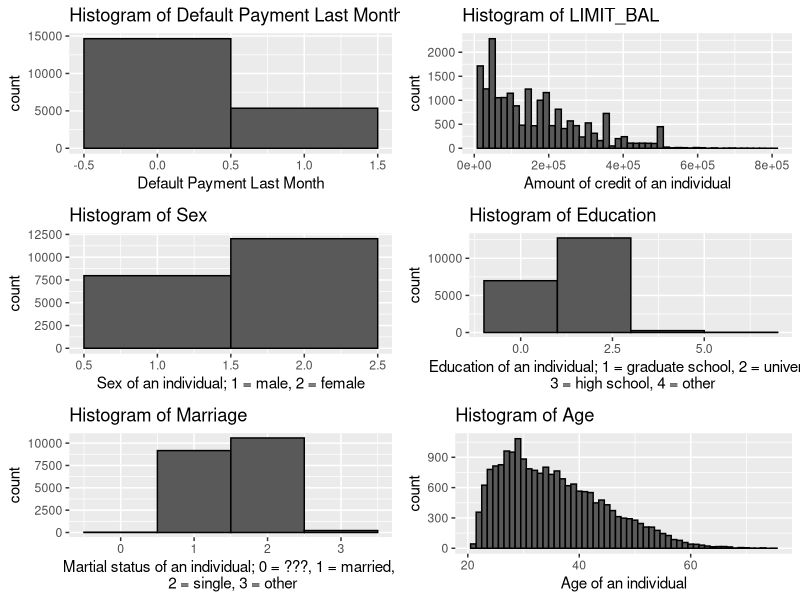
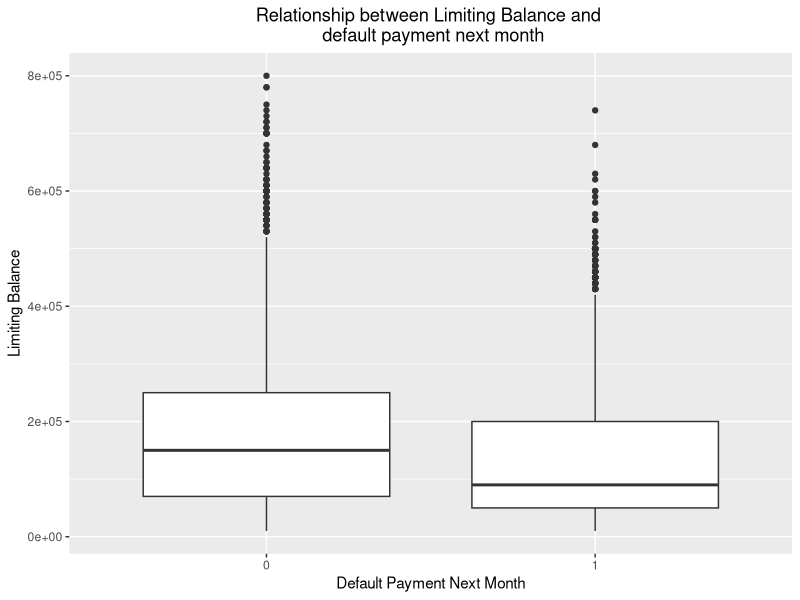
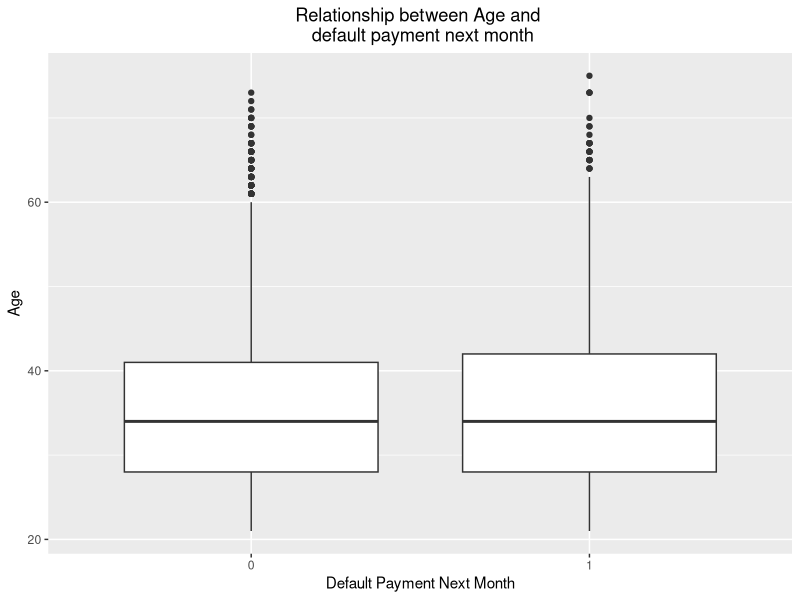
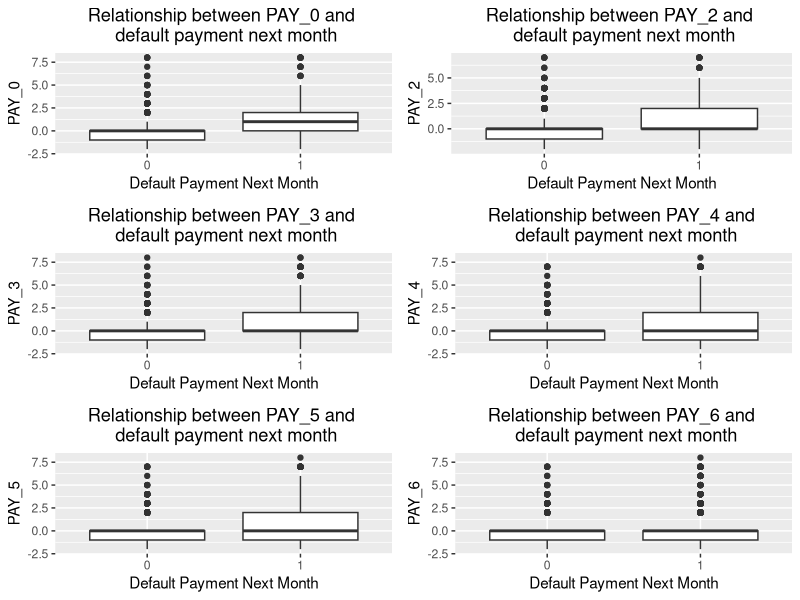
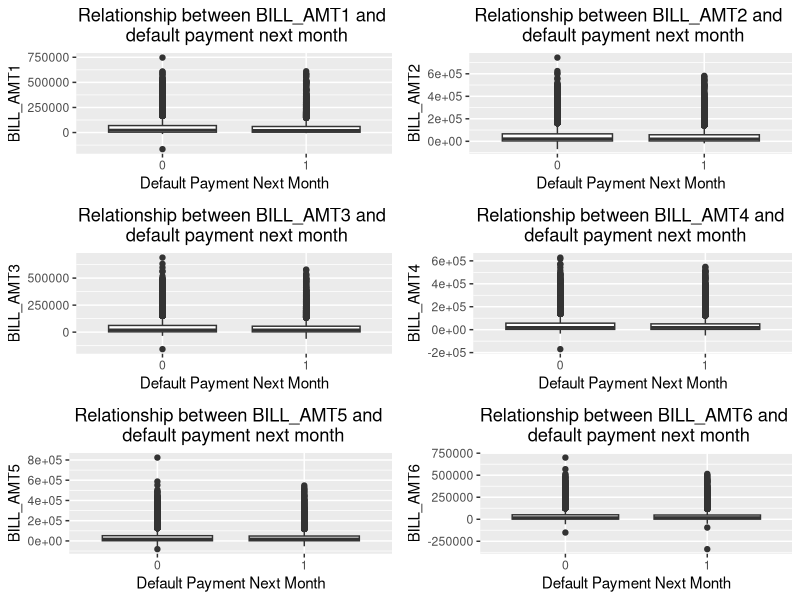
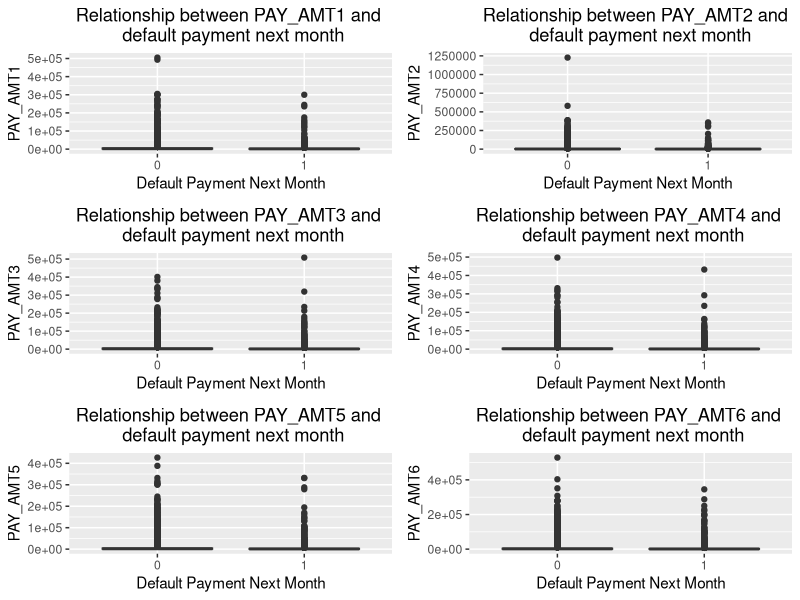
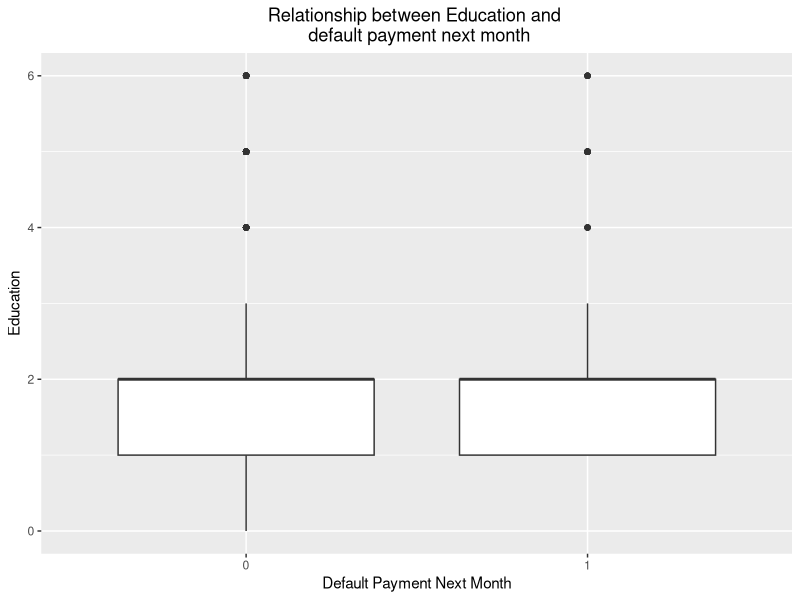
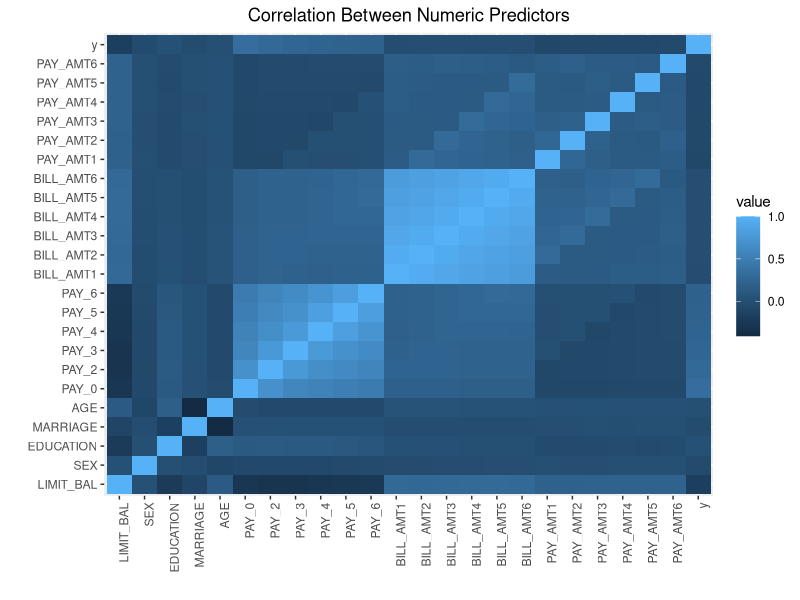

These charts were generated, in order, by the following R code:
## ---- chunk 1
knitr::opts_chunk$set(echo = TRUE)

# Import libraries
library(tidyverse)
library(gridExtra)
library(caret)
library(MASS)
library(kableExtra)
library(broom)
library(reshape2)
library(modelr)
library(mlbench)
library(Hmisc)
library(randomForest)
library(leaps)

setwd("E:/Documents/GitHub/SM3_Group_Project")
## ---- chunk 2
# Read in the headers
headers <- read.csv(file = "train.csv", skip=1, header=F, nrows=1, as.is=T)

# Read in complete dataset
dat <- read.csv(file = "train.csv", skip = 2, header = F)

# Add the headers to dataset
colnames(dat) <- headers

# Remove the ID field
dat <- dat[ ,-1]

# Rename response variable for brevity
names(dat)[ncol(dat)]<-"y"

# Split into training and test set

## ---- chunk 3
data.desc <- data.frame(sapply(dat, class))
colnames(data.desc) <- ("Variable Type")
## ---- chunk 4
# 
dat2 <- dat
dat2$SEX = as.factor(dat$SEX)
dat2$EDUCATION = as.factor(dat$EDUCATION)
dat2$MARRIAGE = as.factor(dat$MARRIAGE)
dat2$PAY_0 = as.factor(dat$PAY_0)
dat2$PAY_2 = as.factor(dat$PAY_2)
dat2$PAY_3 = as.factor(dat$PAY_3)
dat2$PAY_4 = as.factor(dat$PAY_4)
dat2$PAY_5 = as.factor(dat$PAY_5)
dat2$PAY_6 = as.factor(dat$PAY_6)
dat2$y = as.factor(dat$y)

data.desc.conv <- data.frame(sapply(dat2, class))
data.desc <- data.frame(data.desc,data.desc.conv)
colnames(data.desc) <- c("Raw Data Type", "Converted Data Type")
## ---- chunk 5

p1 <- ggplot(dat, aes(x = y)) +
  geom_histogram(bins = 2, col = "black") +
  ggtitle("Histogram of Default Payment Last Month (name?)") +
  xlab("Default Payment Last Month")

p2 <- ggplot(dat, aes(x = LIMIT_BAL)) +
  geom_histogram(bins = 50, col = "black") +
  ggtitle("Histogram of LIMIT_BAL") +
  xlab("Amount of credit of an individual")

p3 <- ggplot(dat, aes(x = SEX)) +
  geom_histogram(bins = 2, col = "black") +
  ggtitle("Histogram of Sex") +
  xlab("Sex of an individual; 1 = male, 2 = female")

p4 <- ggplot(dat, aes(x = EDUCATION)) +
  geom_histogram(bins = 4, col = "black") +
  ggtitle("Histogram of Education") +
  xlab("Education of an individual; 1 = graduate school, 2 = university, \n 3 = high school, 4 = other")

p5 <- ggplot(dat, aes(x = MARRIAGE)) +
  geom_histogram(bins = 4, col = "black") +
  ggtitle("Histogram of Marriage") +
  xlab("Martial status of an individual; 0 = ???, 1 = married, \n 2 = single, 3 = other")

p6 <- ggplot(dat, aes(x = AGE)) +
  geom_histogram(binwidth = 1, col = "black") +
  ggtitle("Histogram of Age") +
  xlab("Age of an individual")

# Output plots in 3x2 grid
grid.arrange(p1, p2, p3, p4, p5, p6, nrow = 3)
## ---- chunk 6
ggplot(aes(x=as.factor(y), y=LIMIT_BAL, group=y),data=dat) + geom_boxplot() + ggtitle("Relationship between Limiting Balance and \n default payment next month") + theme(plot.title = element_text(hjust = 0.5)) + ylab("Limiting Balance") + xlab("Default Payment Next Month")
## ---- chunk 7
print(median(dat$LIMIT_BAL[dat$y==0]))
print(median(dat$LIMIT_BAL[dat$y==1]))
## ---- chunk 8
ggplot(aes(x=as.factor(y), y=AGE, group=y),data=dat) + geom_boxplot() + ggtitle("Relationship between Age and \n default payment next month") + theme(plot.title = element_text(hjust = 0.5)) + ylab("Age") + xlab("Default Payment Next Month")
## ---- chunk 9
print(quantile(dat$AGE[dat$y==0]))
print(quantile(dat$AGE[dat$y==1]))
## ---- chunk 10
p1 <- ggplot(aes(x=as.factor(y), y=PAY_0, group=y),data=dat) + geom_boxplot() + ggtitle("Relationship between PAY_0 and \n default payment next month") + theme(plot.title = element_text(hjust = 0.5)) + ylab("PAY_0") + xlab("Default Payment Next Month")

p2 <- ggplot(aes(x=as.factor(y), y=PAY_2, group=y),data=dat) + geom_boxplot() + ggtitle("Relationship between PAY_2 and \n default payment next month") + theme(plot.title = element_text(hjust = 0.5)) + ylab("PAY_2") + xlab("Default Payment Next Month")

p3 <- ggplot(aes(x=as.factor(y), y=PAY_3, group=y),data=dat) + geom_boxplot() + ggtitle("Relationship between PAY_3 and \n default payment next month") + theme(plot.title = element_text(hjust = 0.5)) + ylab("PAY_3") + xlab("Default Payment Next Month")

p4 <- ggplot(aes(x=as.factor(y), y=PAY_4, group=y),data=dat) + geom_boxplot() + ggtitle("Relationship between PAY_4 and \n default payment next month") + theme(plot.title = element_text(hjust = 0.5)) + ylab("PAY_4") + xlab("Default Payment Next Month")

p5 <- ggplot(aes(x=as.factor(y), y=PAY_5, group=y),data=dat) + geom_boxplot() + ggtitle("Relationship between PAY_5 and \n default payment next month") + theme(plot.title = element_text(hjust = 0.5)) + ylab("PAY_5") + xlab("Default Payment Next Month")

p6 <- ggplot(aes(x=as.factor(y), y=PAY_6, group=y),data=dat) + geom_boxplot() + ggtitle("Relationship between PAY_6 and \n default payment next month") + theme(plot.title = element_text(hjust = 0.5)) + ylab("PAY_6") + xlab("Default Payment Next Month")

# Output plots in 3x2 grid
grid.arrange(p1, p2, p3, p4, p5, p6, nrow = 3)
## ---- chunk 11
p1 <- ggplot(aes(x=as.factor(y), y=BILL_AMT1, group=y),data=dat) + geom_boxplot() + ggtitle("Relationship between BILL_AMT1 and \n default payment next month") + theme(plot.title = element_text(hjust = 0.5)) + ylab("BILL_AMT1") + xlab("Default Payment Next Month")

p2 <- ggplot(aes(x=as.factor(y), y=BILL_AMT2, group=y),data=dat) + geom_boxplot() + ggtitle("Relationship between BILL_AMT2 and \n default payment next month") + theme(plot.title = element_text(hjust = 0.5)) + ylab("BILL_AMT2") + xlab("Default Payment Next Month")

p3 <- ggplot(aes(x=as.factor(y), y=BILL_AMT3, group=y),data=dat) + geom_boxplot() + ggtitle("Relationship between BILL_AMT3 and \n default payment next month") + theme(plot.title = element_text(hjust = 0.5)) + ylab("BILL_AMT3") + xlab("Default Payment Next Month")

p4 <- ggplot(aes(x=as.factor(y), y=BILL_AMT4, group=y),data=dat) + geom_boxplot() + ggtitle("Relationship between BILL_AMT4 and \n default payment next month") + theme(plot.title = element_text(hjust = 0.5)) + ylab("BILL_AMT4") + xlab("Default Payment Next Month")

p5 <- ggplot(aes(x=as.factor(y), y=BILL_AMT5, group=y),data=dat) + geom_boxplot() + ggtitle("Relationship between BILL_AMT5 and \n default payment next month") + theme(plot.title = element_text(hjust = 0.5)) + ylab("BILL_AMT5") + xlab("Default Payment Next Month")

p6 <- ggplot(aes(x=as.factor(y), y=BILL_AMT6, group=y),data=dat) + geom_boxplot() + ggtitle("Relationship between BILL_AMT6 and \n default payment next month") + theme(plot.title = element_text(hjust = 0.5)) + ylab("BILL_AMT6") + xlab("Default Payment Next Month")

# Output plots in 3x2 grid
grid.arrange(p1, p2, p3, p4, p5, p6, nrow = 3)
## ---- chunk 12
print(Med_Def0 <- c(median(dat$BILL_AMT1[dat$y==0]), median(dat$BILL_AMT2[dat$y==0]), median(dat$BILL_AMT3[dat$y==0]), median(dat$BILL_AMT4[dat$y==0]), median(dat$BILL_AMT5[dat$y==0]), median(dat$BILL_AMT6[dat$y==0])))

print(Med_Def1 <- c(median(dat$BILL_AMT1[dat$y==1]), median(dat$BILL_AMT2[dat$y==1]), median(dat$BILL_AMT3[dat$y==1]), median(dat$BILL_AMT4[dat$y==1]), median(dat$BILL_AMT5[dat$y==1]), median(dat$BILL_AMT6[dat$y==1])))

## ---- chunk 13
p1 <- ggplot(aes(x=as.factor(y), y=PAY_AMT1, group=y),data=dat) + geom_boxplot() + ggtitle("Relationship between PAY_AMT1 and \n default payment next month") + theme(plot.title = element_text(hjust = 0.5)) + ylab("PAY_AMT1") + xlab("Default Payment Next Month")

p2 <- ggplot(aes(x=as.factor(y), y=PAY_AMT2, group=y),data=dat) + geom_boxplot() + ggtitle("Relationship between PAY_AMT2 and \n default payment next month") + theme(plot.title = element_text(hjust = 0.5)) + ylab("PAY_AMT2") + xlab("Default Payment Next Month")

p3 <- ggplot(aes(x=as.factor(y), y=PAY_AMT3, group=y),data=dat) + geom_boxplot() + ggtitle("Relationship between PAY_AMT3 and \n default payment next month") + theme(plot.title = element_text(hjust = 0.5)) + ylab("PAY_AMT3") + xlab("Default Payment Next Month")

p4 <- ggplot(aes(x=as.factor(y), y=PAY_AMT4, group=y),data=dat) + geom_boxplot() + ggtitle("Relationship between PAY_AMT4 and \n default payment next month") + theme(plot.title = element_text(hjust = 0.5)) + ylab("PAY_AMT4") + xlab("Default Payment Next Month")

p5 <- ggplot(aes(x=as.factor(y), y=PAY_AMT5, group=y),data=dat) + geom_boxplot() + ggtitle("Relationship between PAY_AMT5 and \n default payment next month") + theme(plot.title = element_text(hjust = 0.5)) + ylab("PAY_AMT5") + xlab("Default Payment Next Month")

p6 <- ggplot(aes(x=as.factor(y), y=PAY_AMT6, group=y),data=dat) + geom_boxplot() + ggtitle("Relationship between PAY_AMT6 and \n default payment next month") + theme(plot.title = element_text(hjust = 0.5)) + ylab("PAY_AMT6") + xlab("Default Payment Next Month")

# Output plots in 3x2 grid
grid.arrange(p1, p2, p3, p4, p5, p6, nrow = 3)
## ---- chunk 14
print(Median_Def0 <- c(median(dat$PAY_AMT1[dat$y==0]), median(dat$PAY_AMT2[dat$y==0]), median(dat$PAY_AMT3[dat$y==0]), median(dat$PAY_AMT4[dat$y==0]), median(dat$PAY_AMT5[dat$y==0]), median(dat$PAY_AMT6[dat$y==0])))

print(Median_Def1 <- c(median(dat$PAY_AMT1[dat$y==1]), median(dat$PAY_AMT2[dat$y==1]), median(dat$PAY_AMT3[dat$y==1]), median(dat$PAY_AMT4[dat$y==1]), median(dat$PAY_AMT5[dat$y==1]), median(dat$PAY_AMT6[dat$y==1])))

## ---- chunk 15
print(male_def <- sum(dat$y[dat$SEX==1])/sum(dat$SEX==1))
print(female_def <- sum(dat$y[dat$SEX==2])/sum(dat$SEX==2))
## ---- chunk 16
ggplot(aes(x=as.factor(y), y=EDUCATION, group=y),data=dat) + geom_boxplot() + ggtitle("Relationship between Education and \n default payment next month") + theme(plot.title = element_text(hjust = 0.5)) + ylab("Education") + xlab("Default Payment Next Month")
mean(dat$EDUCATION[dat$y==0])
mean(dat$EDUCATION[dat$y==1])
## ---- chunk 17
print(mean(dat$MARRIAGE[dat$y==0]))
print(mean(dat$MARRIAGE[dat$y==1]))
## ---- chunk 18
dat.num <- Filter(is.numeric, dat)
cor <- round(cor(dat.num),2)
ggplot(melt(cor), aes(x=Var1, y=Var2, fill=value))+geom_tile()+
 theme(axis.text.x = element_text(angle = 90, vjust = 1, hjust = 1))+
  ggtitle("Correlation Between Numeric Predictors")+
  theme(plot.title = element_text(hjust = 0.5)) + xlab("") + ylab("")

# Get the correlation matrix for the correlated variables
cor.reduced <- round(cor(dat.num[,18:23]),2)
kable(cor.reduced) %>%
  kable_styling("striped", full_width = F) %>%
  row_spec(0, angle = -90)
## ---- chunk 19
# Convert necessary variables to factors
dat$SEX = as.factor(dat$SEX)
dat$EDUCATION = as.factor(dat$EDUCATION)
dat$MARRIAGE = as.factor(dat$MARRIAGE)
dat$PAY_0 = as.factor(dat$PAY_0)
dat$PAY_2 = as.factor(dat$PAY_2)
dat$PAY_3 = as.factor(dat$PAY_3)
dat$PAY_4 = as.factor(dat$PAY_4)
dat$PAY_5 = as.factor(dat$PAY_5)
dat$PAY_6 = as.factor(dat$PAY_6)
dat$y = as.factor(dat$y)

# Separate into training and test sets
set.seed(55)
trainIndex <- createDataPartition(dat$y, p = .7, list = FALSE, times = 1)
train.set <- dat[trainIndex,]
test.set <- dat[-trainIndex,]

# Set the cross validation control
ctrl <- rfeControl(functions=rfFuncs, method="cv", number=5)

# Get the optimal features for a random forest model
# results <- rfe(train.set_X, train.set_y, sizes = c(1,2,3,4,5,6,10,15), rfeControl = ctrl)

# Output the results
# plot(results, type = c("g","o"), main = "Performance Accuracy vs Number of Features")
# predictors(results)
## ---- chunk 20
# results_2 <- rfe(train.set_X, train.set_y, sizes = c(1,2,3,4,5,6), rfeControl = ctrl)
# plot(results_2, type = c("g","o"), main = "Performance Accuracy vs Number of Features")
# predictors(results_2)
## ---- chunk 21
set.seed(4)

# Set control for cross validation
Fitctrl <- trainControl(method="cv", number=5)

# Train logistic regression model using caret
mdl_logistic <- train(y~., data=train.set, method="glm", family=binomial(), trControl=Fitctrl)

# Train decision model
mdl_dt <- train(y~., data=train.set, method="ctree", trControl=Fitctrl)

# Get an initial reduced logistic model using stepwise AIC 
mdl_logistic_full <- glm(y~., data=train.set, family = binomial(logit))
# mdl_logistic_step_reduced <- stepAIC(mdl_logistic_full, direction = "both", trace = FALSE)

# summary(mdl_logistic_step_reduced)
## ---- chunk 22
# Set up training set for the reduced decision tree model 
train.set.logistic2 <- train.set[,c("LIMIT_BAL","SEX","PAY_0","PAY_3","PAY_6","PAY_AMT1","PAY_AMT2","y")]
train.set.df <- train.set[,c("PAY_0", "PAY_2", "PAY_3", "y")]

# Get the second reduced logistic regression model
mdl_logistic_reduced2 <- glm(y~., data = train.set.logistic2, family = binomial(logit))

# Get the reduced decision tree model
mdl_dt_reduced <- train(y~., data=train.set.df, method="ctree", trControl=Fitctrl)
## ---- chunk 23
# Get the reduced test sets
test.set.logistic <- test.set[,c("LIMIT_BAL","SEX","PAY_0","PAY_3","PAY_6","PAY_AMT1","PAY_AMT2","y")]
test.set.logistic_step <- test.set[,c("LIMIT_BAL","SEX","EDUCATION","MARRIAGE","PAY_0","PAY_3","PAY_4","PAY_5","PAY_6","BILL_AMT2","PAY_AMT1","PAY_AMT2","y")]
test.set.df <- test.set[,c("PAY_0", "PAY_2", "PAY_3", "y")]

# Generate predicted classifications on test set with each model
pred_logistic <- predict(mdl_logistic,test.set)
pred_dt <- predict(mdl_dt,test.set)
pred_dt_reduced <- predict(mdl_dt_reduced,test.set.df)

# Get the predicted classes for the stepwise reduced logit model
# pred_logistic_step <- predict(mdl_logistic_step_reduced,test.set.logistic_step, type = "response")
# predicted_classes_step <- ifelse(pred_logistic_step > 0.5, 1, 0)


# Get the predicted classes for further reduced logit model
pred_logistic_2 <- predict(mdl_logistic_reduced2,test.set.logistic, type = "response")
predicted_classes <- ifelse(pred_logistic_2 > 0.5, 1, 0)

# Store the results
cm_logistic <- confusionMatrix(pred_logistic, test.set$y)
cm_dt_pred <-  confusionMatrix(pred_dt,test.set$y)
cm_dt_pred_reduced <-  confusionMatrix(pred_dt_reduced,test.set.df$y)

# Extract the accuracy of each model
accuracy_logistic <- cm_logistic$overall[1]
# accuracy_logistic_step <- mean(predicted_classes == test.set.logistic_step$y)
accuracy_logistic_step <- 0 # Placeholder
accuracy_logistic_2 <- mean(predicted_classes == test.set.logistic$y)
accuracy_dt <- cm_dt_pred$overall[1]
accuracy_dt_reduced <- cm_dt_pred_reduced$overall[1]

# Output the accuracy results in table
models_list <- c("Logistic Regression", "Reduced Logistic Regression 1", "Reduced Logistic Regression 2", "Decision Tree", "Reduced Decision Tree")
accuracy_list <- c(round(accuracy_logistic*100,3), round(accuracy_logistic_step*100,3), round(accuracy_logistic_2*100,3), round(accuracy_dt*100,3), round(accuracy_dt_reduced*100,3))
accuracy_tbl <- data.frame(Model=models_list, Accuracy=accuracy_list)
# accuracy_tbl
## ---- chunk 24
# Output the diagnostic plots for the regression model
plot(mdl_logistic_full)
